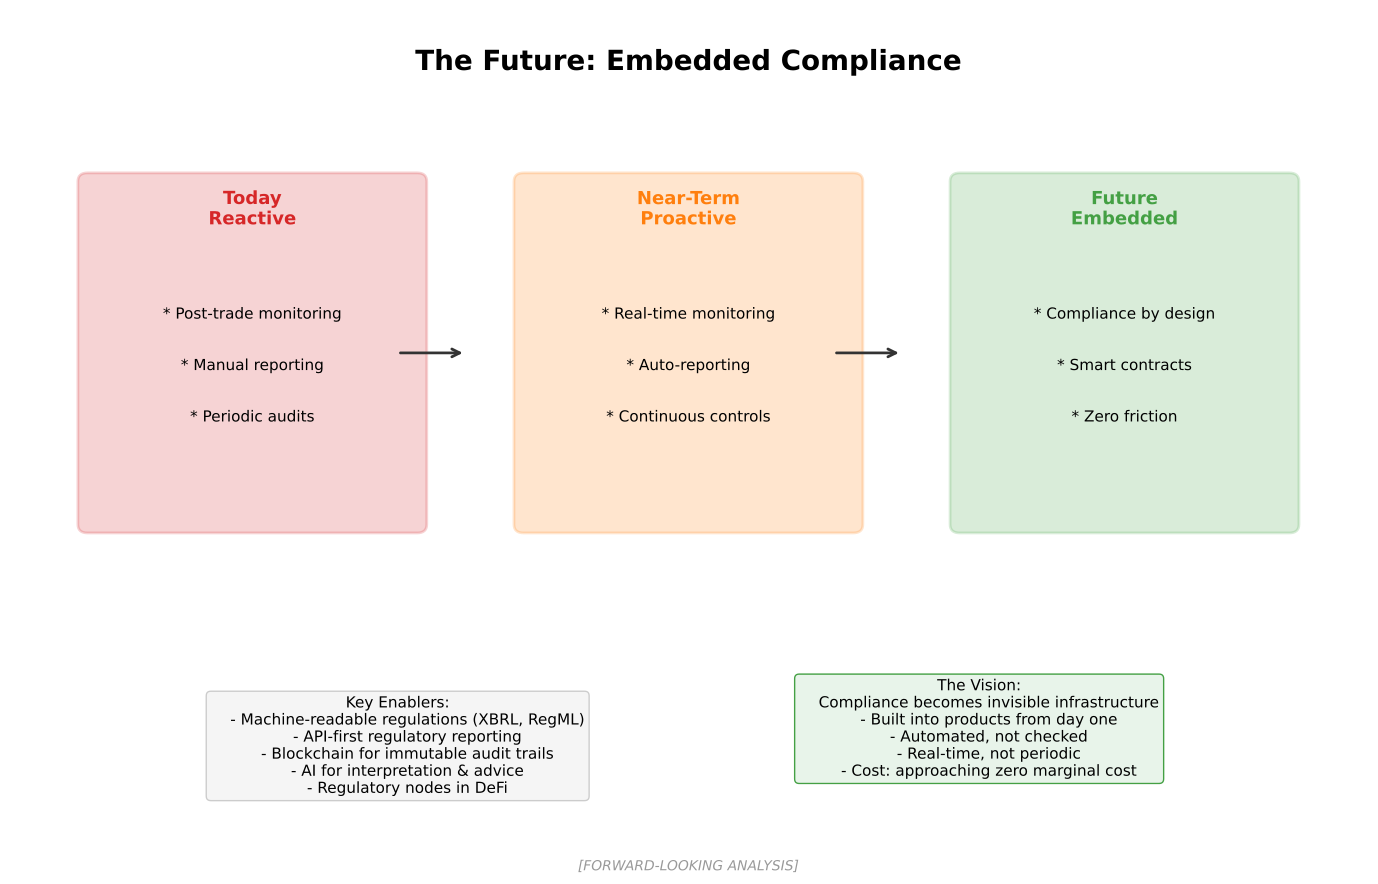

The script that saved this image:
"""
Embedded Compliance Future
Shows future of embedded/automated compliance

Output: embedded_compliance_future.pdf
Module: module_01_fintech
Lesson: 10 - RegTech
"""

from pathlib import Path
import matplotlib.pyplot as plt
import matplotlib.patches as mpatches
import numpy as np

CHART_METADATA = {
    'title': 'Embedded Compliance Future',
    'module': 'module_01_fintech',
    'lesson': 10,
    'url': 'https://github.com/Digital-AI-Finance/digital-finance/tree/main/module_01_fintech/figures/embedded_compliance_future'
}

plt.rcParams.update({
    'font.size': 14,
    'axes.labelsize': 14,
})

def create_chart():
    """Create embedded compliance future diagram"""
    fig, ax = plt.subplots(figsize=(14, 9))
    ax.set_xlim(0, 14)
    ax.set_ylim(0, 10)
    ax.axis('off')

    # Title
    ax.text(7, 9.3, 'The Future: Embedded Compliance', fontsize=20, fontweight='bold', ha='center')

    # Evolution phases
    phases = [
        {
            'name': 'Today\nReactive',
            'x': 2.5, 'y': 6,
            'color': '#D62728',
            'features': ['Post-trade monitoring', 'Manual reporting', 'Periodic audits'],
        },
        {
            'name': 'Near-Term\nProactive',
            'x': 7, 'y': 6,
            'color': '#FF7F0E',
            'features': ['Real-time monitoring', 'Auto-reporting', 'Continuous controls'],
        },
        {
            'name': 'Future\nEmbedded',
            'x': 11.5, 'y': 6,
            'color': '#44A044',
            'features': ['Compliance by design', 'Smart contracts', 'Zero friction'],
        },
    ]

    for phase in phases:
        box = mpatches.FancyBboxPatch((phase['x']-1.7, phase['y']-2), 3.4, 4,
                                       boxstyle='round,pad=0.1',
                                       facecolor=phase['color'], alpha=0.2,
                                       edgecolor=phase['color'], lw=2)
        ax.add_patch(box)
        ax.text(phase['x'], phase['y']+1.5, phase['name'], ha='center',
               fontsize=13, fontweight='bold', color=phase['color'])

        for i, feature in enumerate(phase['features']):
            ax.text(phase['x'], phase['y']+0.4-i*0.6, f'* {feature}', ha='center', fontsize=11)

    # Arrows
    ax.annotate('', xy=(4.7, 6), xytext=(4, 6),
               arrowprops=dict(arrowstyle='->', color='#333333', lw=2))
    ax.annotate('', xy=(9.2, 6), xytext=(8.5, 6),
               arrowprops=dict(arrowstyle='->', color='#333333', lw=2))

    # Key enablers
    enablers = """Key Enablers:
    - Machine-readable regulations (XBRL, RegML)
    - API-first regulatory reporting
    - Blockchain for immutable audit trails
    - AI for interpretation & advice
    - Regulatory nodes in DeFi"""

    ax.text(4, 2, enablers, ha='center', fontsize=11, va='top',
           bbox=dict(boxstyle='round', facecolor='#F5F5F5', edgecolor='#CCCCCC'))

    # Vision
    vision = """The Vision:
    Compliance becomes invisible infrastructure
    - Built into products from day one
    - Automated, not checked
    - Real-time, not periodic
    - Cost: approaching zero marginal cost"""

    ax.text(10, 2.2, vision, ha='center', fontsize=11, va='top',
           bbox=dict(boxstyle='round', facecolor='#E8F4EA', edgecolor='#44A044'))

    # Source
    fig.text(0.5, 0.02, '[FORWARD-LOOKING ANALYSIS]',
            fontsize=10, ha='center', style='italic', color='#999999')

    plt.tight_layout()

    output_path = Path(__file__).parent / 'embedded_compliance_future.pdf'
    plt.savefig(output_path, format='pdf', dpi=300, bbox_inches='tight')
    plt.close()
    print(f"Chart saved to: {output_path}")
    return output_path

if __name__ == '__main__':
    create_chart()
